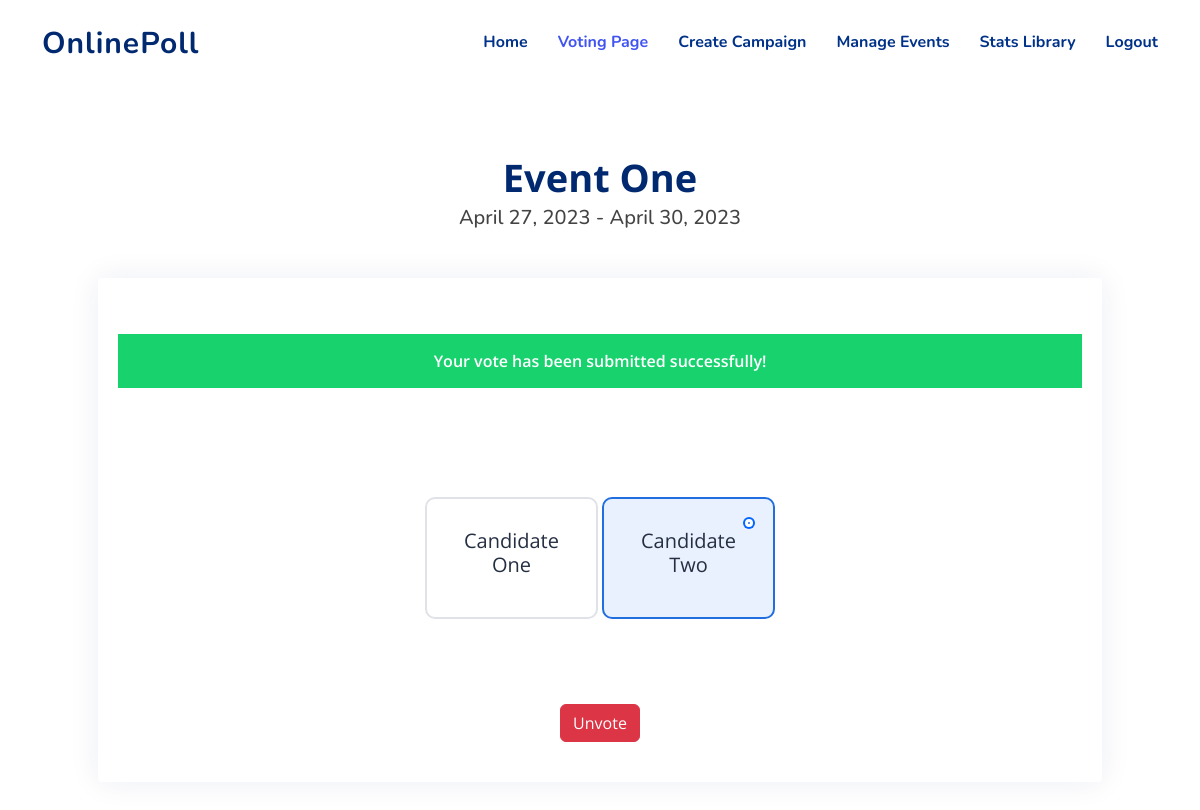
The app's page /event_page/8289/ (signed in), older data.
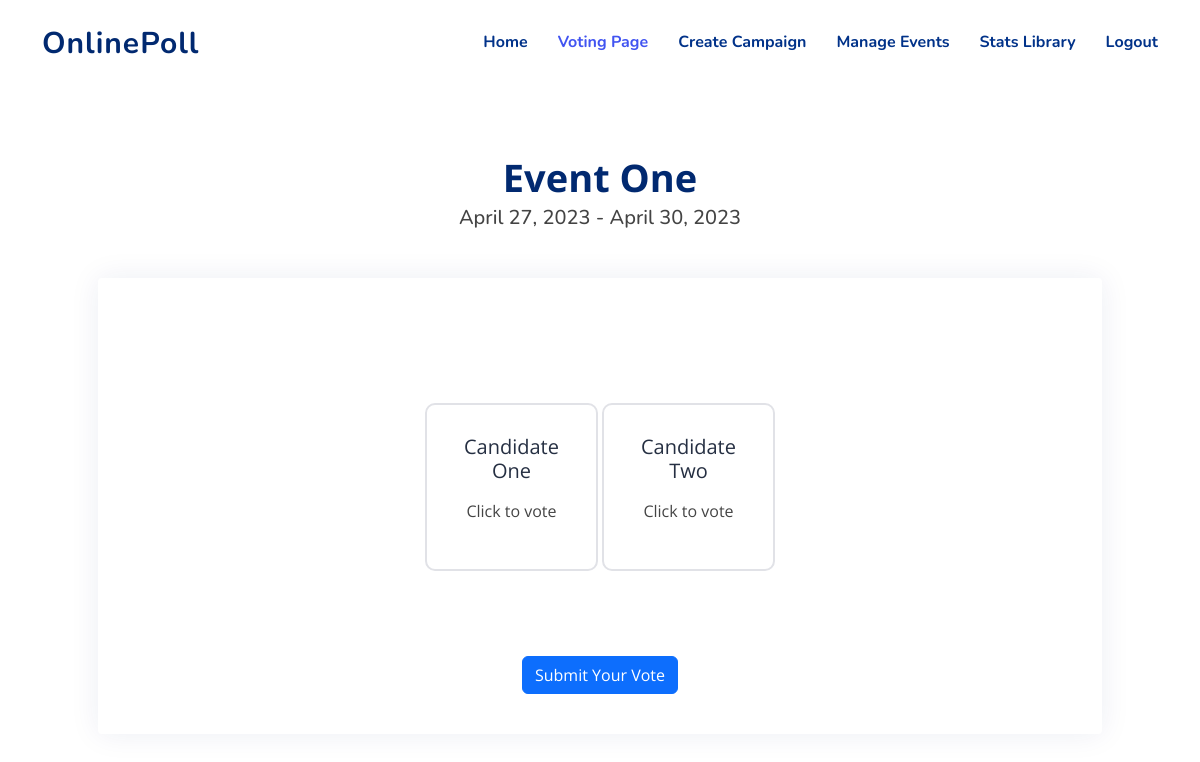
The same page, newer data.
### voting_app/models.py (models this page shows)
class Events(models.Model):
    event_name = models.CharField(max_length=200)
    event_code = models.CharField(max_length=20)
    referal_code = models.CharField(max_length=20)
    hosted_by = models.ForeignKey(User, default=1, on_delete=models.CASCADE)
    event_description = models.TextField()
    event_status = models.IntegerField(default=0)
    starting_date = models.DateField(default=None)
    ending_date = models.DateField(default=None)

class Options(models.Model):
    option_name = models.CharField(max_length=100)
    count = models.IntegerField(default=0)
    event_code = models.CharField(max_length=200)

### voting_app/views.py (the view, shortened to what this page needs)
# urls.py: path('event_page/<event_code>/', views.event_page, name='event_page'),
def event_page(request, event_code):
    if not request.user.is_authenticated:
        return redirect('/')
    event = Events.objects.get(event_code=event_code)
    starting_date_processing_out = event.starting_date
    ending_date_processing_out = event.ending_date
    curr_date = datetime.datetime.now()
    event_status = 0
    if compare_dates(curr_date, starting_date_processing_out)==curr_date and compare_dates(curr_date, ending_date_processing_out)==curr_date:
        event_status = -1
    elif compare_dates(curr_date, starting_date_processing_out)==starting_date_processing_out and compare_dates(curr_date, ending_date_processing_out)==ending_date_processing_out:
        event_status = 1
    elif compare_dates(curr_date, starting_date_processing_out)==curr_date and compare_dates(curr_date, ending_date_processing_out)==ending_date_processing_out:
        event_status = 0
    event.event_status = event_status
    event.save()
    options = Options.objects.filter(event_code=event_code)
    total_count = 0
    percs = []
    for option in options:
        total_count += option.count
    max_vote = 0
    winner = ''
    for option in options:
        if option.count > max_vote:
            max_vote = option.count
            winner = option.option_name
    msg_flag = 0
    option_error_flag=0
    voted_for=''
    slugged_name= ''
    email= request.user.email
    password= request.user.password
    u = User.objects.get(email=email, password=password)
    t = Transactions.objects.filter(voter=u, event_code=event.event_code, referal_code=event.referal_code)
    if t.exists():
       msg_flag = -1
       for info in t:
        voted_for= info.option_name
        slugged_name= voted_for.replace(' ','_')
    return render(request, 'voting_app/event_page.html', {'event_code': event_code, 'event': event, 'total_count': total_count, 'options': options, 'percs': percs, 'winner': winner, 'msg_flag': msg_flag, 'option_error_flag':option_error_flag,'voted_for':voted_for,'slugged_name':slugged_name})

### voting_app/views.py (called while the page is built)
def compare_dates(d1, d2):
    d1_y = d1.year
    d1_m = d1.month
    d1_d = d1.day
    d2_y = d2.year
    d2_m = d2.month
    d2_d = d2.day
    if d1_y > d2_y:
        return d1
    elif d1_y < d2_y:
        return d2
    else:
        if d1_m > d2_m:
            return d1
        elif d1_m < d2_m:
            return d2
        else:
            if d1_d > d2_d:
                return d1
            elif d1_d < d2_d:
                return d2

### voting_app/templates/voting_app/event_page.html (shortened to what this page needs)
{% load static %}
<!DOCTYPE html>
<html lang="en">
<head>
  <link href="{% static 'voting_app/eventpage/vendor/aos/aos.css' %}" rel="stylesheet">
  <link href="{% static 'voting_app/eventpage/vendor/bootstrap/css/bootstrap.min.css' %}" rel="stylesheet">
  <link href="{% static 'voting_app/eventpage/vendor/bootstrap-icons/bootstrap-icons.css' %}" rel="stylesheet">
  <link href="{% static 'voting_app/eventpage/vendor/glightbox/css/glightbox.min.css' %}" rel="stylesheet">
  <link href="{% static 'voting_app/eventpage/vendor/remixicon/remixicon.css' %}" rel="stylesheet">
  <link href="{% static 'voting_app/eventpage/vendor/swiper/swiper-bundle.min.css' %}" rel="stylesheet">
  <link href="{% static 'voting_app/eventpage/css/style.css' %}" rel="stylesheet">
</head>
<body>
  <header id="header" class="header fixed-top">
    <div class="container-fluid container-xl d-flex align-items-center justify-content-between">
      <a href="/" class="logo d-flex align-items-center">
        <span>OnlinePoll</span>
      </a>
      <nav id="navbar" class="navbar">
        <ul>
          <li><a class="nav-link scrollto" href="/">Home</a></li>
          <li><a class="nav-link scrollto active" href="javascript:void(0)">Voting Page</a></li>
          {% if user.is_superuser %}
           <li><a class="nav-link scrollto" href="{% url 'create_campaign' %}">Create Campaign</a></li>
           <li><a class="nav-link scrollto" href="{% url 'manage_events' %}">Manage Events</a></li>
          {% endif %}
          <li><a class="nav-link scrollto" href="{% url 'stats' %}">Stats Library</a></li>
          <li><a class="nav-link scrollto" href="{% url 'logout' %}">Logout</a></li>
        </ul>
      </nav>
    </div>
  </header>
  <main id="main">
    <section id="pricing" class="pricing mt-5">
      <div class="container" data-aos="fade-up">
        <header class="section-header mt-5">
          <p>{{event.event_name}}</p>
          <h5 class="mt-2">{{event.starting_date}} - {{event.ending_date}}</h5>
        </header>
        {% if event.event_status == 0 %}
        <div class="row gy-4" data-aos="fade-left" style="width:90%;display:block;margin-left:auto;margin-right:auto;">
          <div class="box">
             <form action="" method="post" class="form">
              {% if msg_flag == -1 %}
               <div class="my-3">
                <div class="sent-message">Your vote has been submitted successfully!</div>
               </div>
              {% endif %}
              <div class="plans">
                {% for option in options %}
                <label class="plan complete-plan" for="complete_{{option.id}}">
                  <div class="plan-content">
                    <div class="plan-details">
                      <span>{{option.option_name}}</span>
                      {% if not msg_flag == -1 %}
                      <p class="mt-3">Click to vote</p>
                      {% endif %}
                    </div>
                  </div>
                </label>
                {% endfor %}
              </div>
              {% if msg_flag == 0 %}
               <button class="btn btn-primary">Submit Your Vote</button>
              {% endif %}
              {% if msg_flag == -1 %}
              <a href="/unvote/{{event_code}}/{{slugged_name}}" class="btn btn-danger">Unvote</a>
              {% endif %}
             </form>
          </div>
        </div>
        {% endif %}
      </div>
    </section>
  </main>
</body>
</html>

### voting_app/static/voting_app/eventpage/css/style.css (style rules this page uses)
:root { scroll-behavior: smooth; }
body { font-family: "Open Sans", sans-serif; color: #444444; }
a { color: #4154f1; text-decoration: none; }
h1, h2, h3, h4, h5, h6 { font-family: "Nunito", sans-serif; }
section { padding: 60px 0; overflow: hidden; }
.section-header { text-align: center; padding-bottom: 40px; }
.section-header p { margin: 10px 0 0 0; padding: 0; font-size: 38px; line-height: 42px; font-weight: 700; color: #012970; }
.header { transition: all 0.5s; z-index: 997; padding: 20px 0; }
.header .logo { line-height: 0; }
.header .logo span { font-size: 30px; font-weight: 700; letter-spacing: 1px; color: #012970; font-family: "Nunito", sans-serif; margin-top: 3px; }
.navbar { padding: 0; }
.navbar ul { margin: 0; padding: 0; display: flex; list-style: none; align-items: center; }
.navbar li { position: relative; }
.navbar a, .navbar a:focus { display: flex; align-items: center; justify-content: space-between; padding: 10px 0 10px 30px; font-family: "Nunito", sans-serif; font-size: 16px; font-weight: 700; color: #013289; white-space: nowrap; transition: 0.3s; }
.navbar a:hover, .navbar .active, .navbar .active:focus, .navbar li:hover>a { color: #4154f1; }
.pricing .box { padding: 40px 20px; background: #fff; text-align: center; box-shadow: 0px 0 30px rgba(1, 41, 112, 0.08); border-radius: 4px; position: relative; overflow: hidden; transition: 0.3s; }

### voting_app/templates/voting_app/event_page.html (style rules this page uses)
.plans { padding: 85px 50px; }
.plans .plan { cursor: pointer; width: 20%; }
.plans .plan .plan-content { padding: 30px; -webkit-box-sizing: border-box; box-sizing: border-box; border: 2px solid #e1e2e7; border-radius: 10px; -webkit-transition: -webkit-box-shadow 0.4s; transition: -webkit-box-shadow 0.4s; -o-transition: box-shadow 0.4s; transition: box-shadow 0.4s; transition: box-shadow 0.4s, -webkit-box-shadow 0.4s; position: relative; }
.plans .plan .plan-details span { margin-bottom: 10px; display: block; font-size: 20px; line-height: 24px; color: #252f42; }

Row changes from the older to the newer data that the page shows:
shown differently, row unchanged: Options "Candidate One": now shows "Click to vote"
changed Options "Candidate Two": now shows "Click to vote"
Text that changed along with them:
text no longer shown: "Your vote has been submitted successfully! Unvote"
text now shown: "Submit Your Vote"
